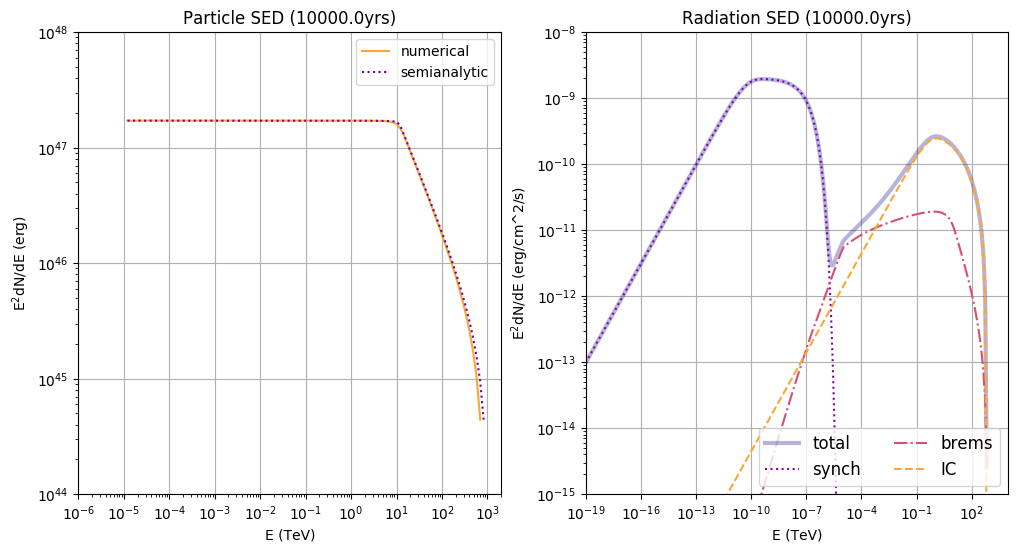

Here is the Python script that generated this plot:
#!/usr/local/bin/python

import sys
import os
sys.path.append(os.path.abspath('path/to/your/lib/directory'))
import gappa as gp
import numpy as np
import matplotlib.pyplot as plt

if __name__ == "__main__":

    fu = gp.Utils()
    fu.DrawGamera()

    bins = 500

    # define reference energy as 1 TeV
    e_ref = gp.TeV_to_erg

    '''
        example: define a power-law spectrum. Units:
        E(erg) - dN/dE (1/erg/s)
    '''
    energy_in_erg_pl = np.logspace(-5,3,bins) * gp.TeV_to_erg 
    alpha_pl = 2; e_total_pl = 1e37 # erg
    power_law = (energy_in_erg_pl/e_ref)**-alpha_pl
    # renormalise to e_total_pl (integrate E*dN/dE over E)
    power_law *= e_total_pl / fu.Integrate(list(zip(energy_in_erg_pl,power_law * energy_in_erg_pl)))
    # cast into a 2D array
    power_law_spectrum = np.array(list(zip(energy_in_erg_pl,power_law)))


    fp = gp.Particles()

    '''
        define loss terms:
        - Synchrotron losses     <-> B-Field strength
        - Inverse-Compton losses <-> Radiation fields
        - Bremsstrahlung losses
    '''
    b_field = 1e-5 # Gauss
    density = 5. # 1/cm^3
    age = 1e4 # yrs
    distance = 1e3 # pc

    fp.SetBField(b_field)
    fp.SetAmbientDensity(density)

    ''' 
        the following are the parameters of the CMB
        See also the tutorial on how to set target fields in the GAMERA docu!
    '''
    t_cmb = 2.7; edens_cmb = 0.4*gp.eV_to_erg

    # set the fields in the Radiation object
    fp.AddThermalTargetPhotons(t_cmb,edens_cmb,bins)
    fp.SetCustomInjectionSpectrum(power_law_spectrum)
    fp.SetAge(age)

    ''' 
        Calculate the particle spectrum (in this case electrons. for protons, type
        CalculateProtonSpectrum instead, in which case the only loss mechanism 
        applied is adiabatic expansion)
    '''
    fp.CalculateElectronSpectrum()
    #fp.CalculateProtonSpectrum() # uncomment, if you wish to calculate protons instead
    sp = np.array(fp.GetParticleSpectrum())
    sed = np.array(fp.GetParticleSED())


    '''
        In this example, energy losses are constant and no particle escape has 
        been set. You can therefore also use the semi-analytic approach, which
        is much faster when loss rates are hight (e.g. in stron radiation fields
        or B-fields)
    '''
    fp.SetSolverMethod(1)
    fp.CalculateElectronSpectrum()
    sp_s = np.array(fp.GetParticleSpectrum())
    sed_s = np.array(fp.GetParticleSED())

    ''' 
        Calculate the radiation spectrum from the previously calculated electron distribution
    ''' 

    fr = gp.Radiation()
    fr.AddArbitraryTargetPhotons(fp.GetTargetPhotons()) # output from 'Particles' is in the right format to be used in 'Radiation'
    fr.SetBField(b_field)
    fr.SetAmbientDensity(density)
    fr.SetDistance(distance) # optional, in parsec. If not set or equals zero, luminosity instead of flux will be calculated
    fr.SetElectrons(sp)
    fr.CalculateDifferentialPhotonSpectrum(np.logspace(-19,3,bins/2) * gp.TeV_to_erg)

    tot = np.array(fr.GetTotalSED())
    ic = np.array(fr.GetICSED())
    brems = np.array(fr.GetBremsstrahlungSED())
    synch = np.array(fr.GetSynchrotronSED())

    #### make a plot #####
    f, (ax1, ax2) = plt.subplots(1, 2,figsize=(12,6))
    ax1.set_prop_cycle('color',plt.get_cmap('plasma_r')(np.linspace(0.2, .8, 2)))  #
    ax1.loglog(sed[:,0],sed[:,1],ls="-",label="numerical")
    ax1.loglog(sed_s[:,0],sed_s[:,1],ls=":",label="semianalytic")
    ax1.set_xlabel("E (TeV)")
    ax1.set_ylabel("E"+r"$^2$"+"dN/dE (erg)")
    ax1.grid()
    ax1.legend()
    ax1.set_xlim(xmin=1e-6,xmax=2e3)
    ax1.set_ylim(ymin=1e44,ymax=1e48)
    ax1.set_title("Particle SED ("+ str(round(age,0))+"yrs)")

    ax2.set_prop_cycle('color',plt.get_cmap('plasma')(np.linspace(0., .8, 4)))  #
    ax2.loglog(tot[:,0],tot[:,1],ls="-",label="total",lw=3,alpha=0.3)
    ax2.loglog(synch[:,0],synch[:,1],ls=":",label="synch")
    ax2.loglog(brems[:,0],brems[:,1],ls="-.",label="brems")
    ax2.loglog(ic[:,0],ic[:,1],linestyle="--",label="IC")
    ax2.set_xlabel("E (TeV)")
    ax2.set_ylabel("E"+r"$^2$"+"dN/dE (erg/cm^2/s)")
    ax2.legend(ncol=2,prop={'size':12})
    ax2.grid()
    ax2.set_xlim(xmin=1e-19,xmax=1e4)
    ax2.set_ylim(ymin=1e-15,ymax=1e-8)
    ax2.set_title("Radiation SED ("+ str(round(age,0))+"yrs)")
    f.savefig("particles_static.png",bbox_inches='tight')
